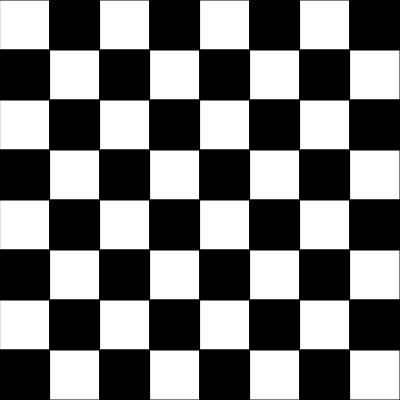
Frame 1 (no input)
Frame 60 (no input): identical to frame 1, image omitted
Frame 120 (the mouse pressed at the canvas centre since frame 60): identical to frame 1, image omitted

The p5.js sketch that drew this single still picture (run headless with seeded random() and noise() and a simulated clock; from frame 60 on, the mouse is pressed at the canvas centre):

// p5.js sketch
// ── sketch.js
function setup() {
  createCanvas(400, 400);
}

function draw() {
  background(220);

  let s = width / 8;

  for (let x = 0; x < 8; x = x + 1) {
    for (let y = 0; y < 8; y = y + 1) {
      if (y%2 == 0 != x%2 ==0) {
        fill(0);
      } else {
        fill(255);
      }
      rect(0 + x * s, 0 + y * s, s, s);
    }
  }
}
